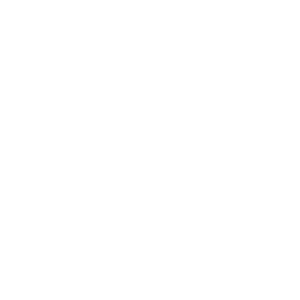
Frame 1 (no input)
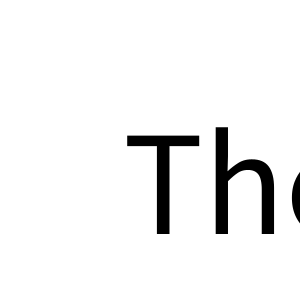
Frame 60 (the mouse pressed at the canvas centre just before this capture)
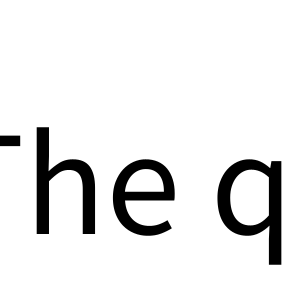
Frame 120 (the mouse held since frame 60 and released just before this capture)

The Processing sketch that drew these frames (run headless with seeded random() and noise(); from frame 60 on, the mouse is pressed at the canvas centre):

// Processing sketch: processing_25142
// ── processing_25142.pde

// Text is like anything else we draw.. it has a position, a dimension, etc..
// Therefore we can animate text like any other visual element. 

String message = "The quick brown fox jumps over the lazy dog";

float x;
float y;

void setup() {
  size(300, 300); 
  smooth();
  textSize(150);
  textAlign(LEFT, CENTER);
  y = height/2+30;
  x = width;
}

void draw() {
  background(255);
  fill(0); 
  
  text(message, x, y);
  
  // scroll!
  // it's easier to read if we move the text to the left
  x-=3;
  // textWidth calculates the width in pixels of a String, using
  // the currently active PFont.
  // note the MINUS here.. pretty important, since we're moving left
  if ( x < -textWidth(message) ) {
    x = width;
  }
}
